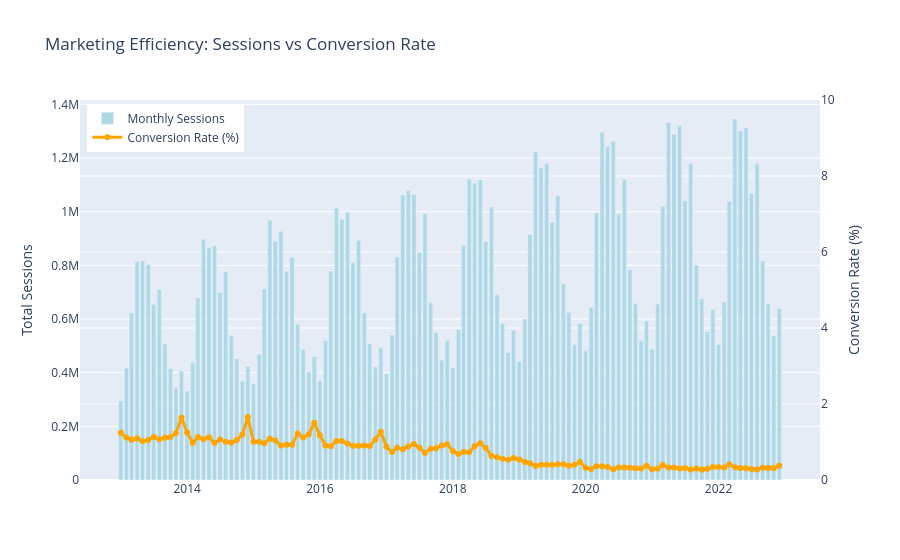

Here is the notebook cell this chart was saved with:
### Markdown cell above
## 2. Traffic vs Conversion Trend
### Diagnostic Analysis
Did the traffic drop, or did customers stop buying?

### Code cell
fig = go.Figure()
fig.add_trace(go.Bar(x=funnel_df['year_month'], y=funnel_df['total_sessions'],
                     name='Monthly Sessions', marker_color='lightblue'))

fig.add_trace(go.Scatter(x=funnel_df['year_month'], y=funnel_df['conversion_rate'],
                         mode='lines+markers', name='Conversion Rate (%)',
                         yaxis='y2', line=dict(color='orange', width=3)))

fig.update_layout(
    title='Marketing Efficiency: Sessions vs Conversion Rate',
    yaxis=dict(title='Total Sessions'),
    yaxis2=dict(title='Conversion Rate (%)', overlaying='y', side='right', range=[0, 10]),
    legend=dict(x=0.01, y=0.99)
)

fig.write_image(PLOT_DIR / "12_traffic_conversion.png")
fig.show()
